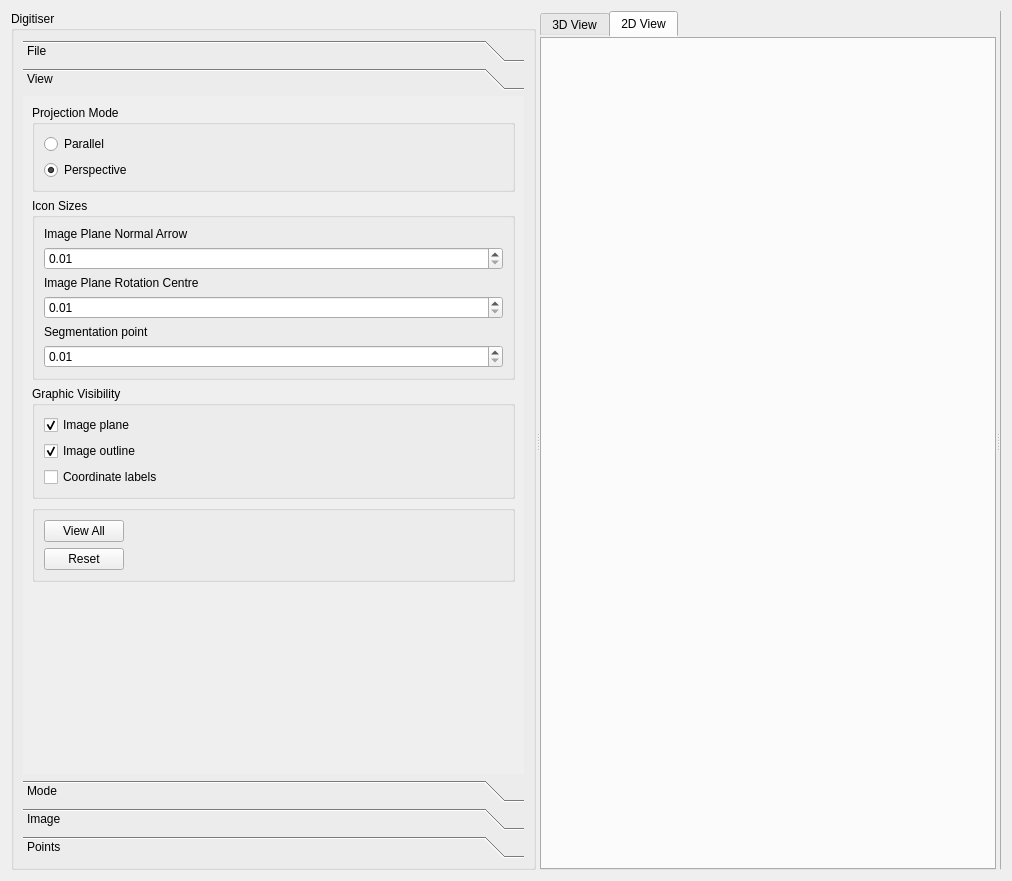
<?xml version="1.0" encoding="UTF-8"?>
<ui version="4.0">
 <class>SegmentationWidget</class>
 <widget class="QWidget" name="SegmentationWidget">
  <property name="geometry">
   <rect>
    <x>0</x>
    <y>0</y>
    <width>1012</width>
    <height>881</height>
   </rect>
  </property>
  <property name="windowTitle">
   <string>Form</string>
  </property>
  <layout class="QVBoxLayout" name="verticalLayout">
   <item>
    <widget class="QSplitter" name="splitterToolBox">
     <property name="orientation">
      <enum>Qt::Horizontal</enum>
     </property>
     <widget class="QGroupBox" name="groupBox">
      <property name="sizePolicy">
       <sizepolicy hsizetype="Minimum" vsizetype="Expanding">
        <horstretch>0</horstretch>
        <verstretch>0</verstretch>
       </sizepolicy>
      </property>
      <property name="minimumSize">
       <size>
        <width>0</width>
        <height>0</height>
       </size>
      </property>
      <property name="title">
       <string>Digitiser</string>
      </property>
      <layout class="QHBoxLayout" name="horizontalLayout">
       <item>
        <widget class="QToolBox" name="_toolBox">
         <property name="sizePolicy">
          <sizepolicy hsizetype="Preferred" vsizetype="Preferred">
           <horstretch>0</horstretch>
           <verstretch>0</verstretch>
          </sizepolicy>
         </property>
         <property name="currentIndex">
          <number>1</number>
         </property>
         <widget class="QWidget" name="file">
          <property name="geometry">
           <rect>
            <x>0</x>
            <y>0</y>
            <width>459</width>
            <height>691</height>
           </rect>
          </property>
          <property name="minimumSize">
           <size>
            <width>0</width>
            <height>0</height>
           </size>
          </property>
          <attribute name="label">
           <string>File</string>
          </attribute>
          <layout class="QVBoxLayout" name="verticalLayout_16">
           <item>
            <widget class="QGroupBox" name="groupBox_12">
             <property name="title">
              <string/>
             </property>
             <layout class="QGridLayout" name="gridLayout">
              <item row="0" column="0">
               <widget class="QPushButton" name="_pushButtonSave">
                <property name="toolTip">
                 <string>Serialize the current state</string>
                </property>
                <property name="text">
                 <string>Save</string>
                </property>
               </widget>
              </item>
              <item row="0" column="1">
               <spacer name="horizontalSpacer_2">
                <property name="orientation">
                 <enum>Qt::Horizontal</enum>
                </property>
                <property name="sizeHint" stdset="0">
                 <size>
                  <width>20</width>
                  <height>20</height>
                 </size>
                </property>
               </spacer>
              </item>
              <item row="1" column="0">
               <widget class="QPushButton" name="_pushButtonLoad">
                <property name="toolTip">
                 <string>Reinstate a previous state </string>
                </property>
                <property name="text">
                 <string>Load</string>
                </property>
               </widget>
              </item>
              <item row="2" column="0">
               <spacer name="verticalSpacer_6">
                <property name="orientation">
                 <enum>Qt::Vertical</enum>
                </property>
                <property name="sizeHint" stdset="0">
                 <size>
                  <width>20</width>
                  <height>31</height>
                 </size>
                </property>
               </spacer>
              </item>
              <item row="3" column="0">
               <widget class="QPushButton" name="doneButton">
                <property name="toolTip">
                 <string>Signal the end of this step to the workflow manager</string>
                </property>
                <property name="text">
                 <string>&amp;Done</string>
                </property>
               </widget>
              </item>
             </layout>
            </widget>
           </item>
           <item>
            <spacer name="verticalSpacer_4">
             <property name="orientation">
              <enum>Qt::Vertical</enum>
             </property>
             <property name="sizeHint" stdset="0">
              <size>
               <width>17</width>
               <height>527</height>
              </size>
             </property>
            </spacer>
           </item>
          </layout>
         </widget>
         <widget class="QWidget" name="view">
          <property name="geometry">
           <rect>
            <x>0</x>
            <y>0</y>
            <width>459</width>
            <height>691</height>
           </rect>
          </property>
          <attribute name="label">
           <string>View</string>
          </attribute>
          <layout class="QVBoxLayout" name="verticalLayout_3">
           <item>
            <widget class="QGroupBox" name="groupBox_3">
             <property name="sizePolicy">
              <sizepolicy hsizetype="Preferred" vsizetype="Preferred">
               <horstretch>0</horstretch>
               <verstretch>0</verstretch>
              </sizepolicy>
             </property>
             <property name="toolTip">
              <string>Set the view mode to projection or parallel</string>
             </property>
             <property name="title">
              <string>Projection Mode</string>
             </property>
             <layout class="QVBoxLayout" name="verticalLayout_9">
              <item>
               <widget class="QRadioButton" name="_radioButtonParallel">
                <property name="text">
                 <string>Parallel</string>
                </property>
               </widget>
              </item>
              <item>
               <widget class="QRadioButton" name="_radioButtonPerspective">
                <property name="text">
                 <string>Perspective                       </string>
                </property>
                <property name="checked">
                 <bool>true</bool>
                </property>
               </widget>
              </item>
             </layout>
            </widget>
           </item>
           <item>
            <widget class="QGroupBox" name="groupBox_6">
             <property name="toolTip">
              <string>Set the icon sizes for the graphics</string>
             </property>
             <property name="title">
              <string>Icon Sizes</string>
             </property>
             <layout class="QVBoxLayout" name="verticalLayout_6">
              <item>
               <widget class="QLabel" name="label_7">
                <property name="text">
                 <string>Image Plane Normal Arrow</string>
                </property>
               </widget>
              </item>
              <item>
               <widget class="QDoubleSpinBox" name="_doubleSpinBoxNormalArrow">
                <property name="sizePolicy">
                 <sizepolicy hsizetype="Minimum" vsizetype="Fixed">
                  <horstretch>0</horstretch>
                  <verstretch>0</verstretch>
                 </sizepolicy>
                </property>
                <property name="minimum">
                 <double>0.010000000000000</double>
                </property>
                <property name="maximum">
                 <double>9999999.990000000223517</double>
                </property>
               </widget>
              </item>
              <item>
               <widget class="QLabel" name="label_8">
                <property name="text">
                 <string>Image Plane Rotation Centre</string>
                </property>
               </widget>
              </item>
              <item>
               <widget class="QDoubleSpinBox" name="_doubleSpinBoxRotationCentre">
                <property name="sizePolicy">
                 <sizepolicy hsizetype="Minimum" vsizetype="Fixed">
                  <horstretch>0</horstretch>
                  <verstretch>0</verstretch>
                 </sizepolicy>
                </property>
                <property name="minimum">
                 <double>0.010000000000000</double>
                </property>
                <property name="maximum">
                 <double>999999.989999999990687</double>
                </property>
               </widget>
              </item>
              <item>
               <widget class="QLabel" name="label_9">
                <property name="text">
                 <string>Segmentation point</string>
                </property>
               </widget>
              </item>
              <item>
               <widget class="QDoubleSpinBox" name="_doubleSpinBoxSegmentationPoint">
                <property name="sizePolicy">
                 <sizepolicy hsizetype="Minimum" vsizetype="Fixed">
                  <horstretch>0</horstretch>
                  <verstretch>0</verstretch>
                 </sizepolicy>
                </property>
                <property name="minimum">
                 <double>0.010000000000000</double>
                </property>
                <property name="maximum">
                 <double>999999.989999999990687</double>
                </property>
               </widget>
              </item>
             </layout>
            </widget>
           </item>
           <item>
            <widget class="QGroupBox" name="groupBox_7">
             <property name="title">
              <string>Graphic Visibility</string>
             </property>
             <layout class="QVBoxLayout" name="verticalLayout_10">
              <item>
               <widget class="QCheckBox" name="_checkBoxImagePlane">
                <property name="text">
                 <string>Image plane</string>
                </property>
                <property name="checked">
                 <bool>true</bool>
                </property>
               </widget>
              </item>
              <item>
               <widget class="QCheckBox" name="_checkBoxImageOutline">
                <property name="text">
                 <string>Image outline</string>
                </property>
                <property name="checked">
                 <bool>true</bool>
                </property>
               </widget>
              </item>
              <item>
               <widget class="QCheckBox" name="_checkBoxCoordinateLabels">
                <property name="text">
                 <string>Coordinate labels</string>
                </property>
                <property name="checked">
                 <bool>false</bool>
                </property>
               </widget>
              </item>
             </layout>
            </widget>
           </item>
           <item>
            <widget class="QGroupBox" name="groupBox_9">
             <property name="title">
              <string/>
             </property>
             <layout class="QVBoxLayout" name="verticalLayout_5">
              <item>
               <layout class="QHBoxLayout" name="horizontalLayout_3">
                <item>
                 <widget class="QPushButton" name="_pushButtonViewAll">
                  <property name="text">
                   <string>View All</string>
                  </property>
                 </widget>
                </item>
                <item>
                 <spacer name="horizontalSpacer">
                  <property name="orientation">
                   <enum>Qt::Horizontal</enum>
                  </property>
                  <property name="sizeHint" stdset="0">
                   <size>
                    <width>40</width>
                    <height>20</height>
                   </size>
                  </property>
                 </spacer>
                </item>
               </layout>
              </item>
              <item>
               <layout class="QHBoxLayout" name="horizontalLayout_4">
                <item>
                 <widget class="QPushButton" name="_pushButtonReset">
                  <property name="text">
                   <string>Reset</string>
                  </property>
                 </widget>
                </item>
                <item>
                 <spacer name="horizontalSpacer_3">
                  <property name="orientation">
                   <enum>Qt::Horizontal</enum>
                  </property>
                  <property name="sizeHint" stdset="0">
                   <size>
                    <width>40</width>
                    <height>20</height>
                   </size>
                  </property>
                 </spacer>
                </item>
               </layout>
              </item>
             </layout>
            </widget>
           </item>
           <item>
            <spacer name="verticalSpacer_2">
             <property name="orientation">
              <enum>Qt::Vertical</enum>
             </property>
             <property name="sizeHint" stdset="0">
              <size>
               <width>20</width>
               <height>40</height>
              </size>
             </property>
            </spacer>
           </item>
          </layout>
         </widget>
         <widget class="QWidget" name="mode">
          <property name="geometry">
           <rect>
            <x>0</x>
            <y>0</y>
            <width>459</width>
            <height>691</height>
           </rect>
          </property>
          <attribute name="label">
           <string>Mode</string>
          </attribute>
          <layout class="QVBoxLayout" name="verticalLayout_4">
           <item>
            <widget class="QGroupBox" name="groupBox_2">
             <property name="toolTip">
              <string>Set the mode for the 3D view</string>
             </property>
             <property name="title">
              <string>View Mode 3D</string>
             </property>
             <layout class="QVBoxLayout" name="verticalLayout_2">
              <item>
               <widget class="QRadioButton" name="_radioButtonSegment">
                <property name="text">
                 <string>Segment</string>
                </property>
                <property name="checked">
                 <bool>true</bool>
                </property>
               </widget>
              </item>
              <item>
               <widget class="QRadioButton" name="_radioButtonMove">
                <property name="toolTip">
                 <string extracomment="Move the image plane along the image planes normal"/>
                </property>
                <property name="text">
                 <string>Move Image Plane</string>
                </property>
               </widget>
              </item>
              <item>
               <widget class="QRadioButton" name="_radioButtonRotate">
                <property name="toolTip">
                 <string extracomment="Rotate the plane about the current rotation point"/>
                </property>
                <property name="text">
                 <string>Rotate Image Plane</string>
                </property>
               </widget>
              </item>
             </layout>
            </widget>
           </item>
           <item>
            <widget class="QGroupBox" name="groupBox_8">
             <property name="title">
              <string>Create Mode</string>
             </property>
             <layout class="QVBoxLayout" name="verticalLayout_11">
              <item>
               <widget class="QCheckBox" name="_checkBoxStreamingCreate">
                <property name="toolTip">
                 <string>Add nodes in streaming mode </string>
                </property>
                <property name="text">
                 <string>Streaming</string>
                </property>
               </widget>
              </item>
             </layout>
            </widget>
           </item>
           <item>
            <spacer name="verticalSpacer">
             <property name="orientation">
              <enum>Qt::Vertical</enum>
             </property>
             <property name="sizeHint" stdset="0">
              <size>
               <width>20</width>
               <height>40</height>
              </size>
             </property>
            </spacer>
           </item>
          </layout>
         </widget>
         <widget class="QWidget" name="image">
          <property name="geometry">
           <rect>
            <x>0</x>
            <y>0</y>
            <width>459</width>
            <height>691</height>
           </rect>
          </property>
          <attribute name="label">
           <string>Image</string>
          </attribute>
          <layout class="QVBoxLayout" name="verticalLayout_8">
           <item>
            <widget class="QGroupBox" name="groupBox_4">
             <property name="title">
              <string>Properties</string>
             </property>
             <layout class="QFormLayout" name="formLayout_2">
              <item row="0" column="0">
               <widget class="QLabel" name="label">
                <property name="text">
                 <string>Width : </string>
                </property>
               </widget>
              </item>
              <item row="0" column="1">
               <widget class="QLabel" name="_labelmageWidth">
                <property name="text">
                 <string/>
                </property>
                <property name="alignment">
                 <set>Qt::AlignRight|Qt::AlignTrailing|Qt::AlignVCenter</set>
                </property>
               </widget>
              </item>
              <item row="1" column="0">
               <widget class="QLabel" name="label_2">
                <property name="text">
                 <string>Height : </string>
                </property>
               </widget>
              </item>
              <item row="1" column="1">
               <widget class="QLabel" name="_labelmageHeight">
                <property name="text">
                 <string/>
                </property>
                <property name="alignment">
                 <set>Qt::AlignRight|Qt::AlignTrailing|Qt::AlignVCenter</set>
                </property>
               </widget>
              </item>
              <item row="2" column="0">
               <widget class="QLabel" name="label_3">
                <property name="text">
                 <string>Depth : </string>
                </property>
               </widget>
              </item>
              <item row="2" column="1">
               <widget class="QLabel" name="_labelmageDepth">
                <property name="text">
                 <string/>
                </property>
                <property name="alignment">
                 <set>Qt::AlignRight|Qt::AlignTrailing|Qt::AlignVCenter</set>
                </property>
               </widget>
              </item>
             </layout>
            </widget>
           </item>
           <item>
            <widget class="QGroupBox" name="groupBox_5">
             <property name="title">
              <string>Scale</string>
             </property>
             <layout class="QFormLayout" name="formLayout">
              <item row="0" column="0">
               <widget class="QLabel" name="label_4">
                <property name="text">
                 <string>Width : </string>
                </property>
               </widget>
              </item>
              <item row="0" column="1">
               <widget class="QLineEdit" name="_lineEditWidthScale">
                <property name="sizePolicy">
                 <sizepolicy hsizetype="Preferred" vsizetype="Fixed">
                  <horstretch>0</horstretch>
                  <verstretch>0</verstretch>
                 </sizepolicy>
                </property>
                <property name="toolTip">
                 <string>Set the width scale</string>
                </property>
                <property name="text">
                 <string>1.0</string>
                </property>
                <property name="alignment">
                 <set>Qt::AlignRight|Qt::AlignTrailing|Qt::AlignVCenter</set>
                </property>
               </widget>
              </item>
              <item row="1" column="0">
               <widget class="QLabel" name="label_5">
                <property name="sizePolicy">
                 <sizepolicy hsizetype="Minimum" vsizetype="Preferred">
                  <horstretch>0</horstretch>
                  <verstretch>0</verstretch>
                 </sizepolicy>
                </property>
                <property name="text">
                 <string>Height : </string>
                </property>
               </widget>
              </item>
              <item row="1" column="1">
               <widget class="QLineEdit" name="_lineEditHeightScale">
                <property name="sizePolicy">
                 <sizepolicy hsizetype="Preferred" vsizetype="Fixed">
                  <horstretch>0</horstretch>
                  <verstretch>0</verstretch>
                 </sizepolicy>
                </property>
                <property name="toolTip">
                 <string>Set the height scale</string>
                </property>
                <property name="text">
                 <string>1.0</string>
                </property>
                <property name="alignment">
                 <set>Qt::AlignRight|Qt::AlignTrailing|Qt::AlignVCenter</set>
                </property>
               </widget>
              </item>
              <item row="2" column="0">
               <widget class="QLabel" name="label_6">
                <property name="sizePolicy">
                 <sizepolicy hsizetype="Minimum" vsizetype="Preferred">
                  <horstretch>0</horstretch>
                  <verstretch>0</verstretch>
                 </sizepolicy>
                </property>
                <property name="text">
                 <string>Depth : </string>
                </property>
               </widget>
              </item>
              <item row="2" column="1">
               <widget class="QLineEdit" name="_lineEditDepthScale">
                <property name="sizePolicy">
                 <sizepolicy hsizetype="Preferred" vsizetype="Fixed">
                  <horstretch>0</horstretch>
                  <verstretch>0</verstretch>
                 </sizepolicy>
                </property>
                <property name="toolTip">
                 <string>Set the depth scale</string>
                </property>
                <property name="text">
                 <string>1.0</string>
                </property>
                <property name="alignment">
                 <set>Qt::AlignRight|Qt::AlignTrailing|Qt::AlignVCenter</set>
                </property>
               </widget>
              </item>
             </layout>
            </widget>
           </item>
           <item>
            <spacer name="verticalSpacer_3">
             <property name="orientation">
              <enum>Qt::Vertical</enum>
             </property>
             <property name="sizeHint" stdset="0">
              <size>
               <width>20</width>
               <height>40</height>
              </size>
             </property>
            </spacer>
           </item>
          </layout>
         </widget>
         <widget class="QWidget" name="points">
          <attribute name="label">
           <string>Points</string>
          </attribute>
          <layout class="QVBoxLayout" name="verticalLayout_15">
           <item>
            <widget class="QGroupBox" name="groupBox_10">
             <property name="title">
              <string>Push/Pull</string>
             </property>
             <layout class="QVBoxLayout" name="verticalLayout_7">
              <item>
               <layout class="QHBoxLayout" name="horizontalLayout_2">
                <item>
                 <widget class="QLabel" name="label_10">
                  <property name="text">
                   <string>Depth:</string>
                  </property>
                 </widget>
                </item>
                <item>
                 <widget class="QDoubleSpinBox" name="doubleSpinBox">
                  <property name="toolTip">
                   <string>Set the depth for pushing/pulling segmentation points down/up a layer</string>
                  </property>
                  <property name="value">
                   <double>1.000000000000000</double>
                  </property>
                 </widget>
                </item>
               </layout>
              </item>
              <item>
               <widget class="QRadioButton" name="radioButton">
                <property name="toolTip">
                 <string>Set the direction of the push/pull tool to down</string>
                </property>
                <property name="text">
                 <string>Push down</string>
                </property>
                <property name="checked">
                 <bool>true</bool>
                </property>
               </widget>
              </item>
              <item>
               <widget class="QRadioButton" name="radioButton_2">
                <property name="toolTip">
                 <string>Set the direction of the push/pull tool to up</string>
                </property>
                <property name="text">
                 <string>Pull up</string>
                </property>
               </widget>
              </item>
             </layout>
            </widget>
           </item>
           <item>
            <widget class="QGroupBox" name="groupBox_11">
             <property name="title">
              <string>Edit</string>
             </property>
             <layout class="QVBoxLayout" name="verticalLayout_14">
              <item>
               <layout class="QHBoxLayout" name="horizontalLayout_5">
                <item>
                 <widget class="QPushButton" name="_pushButtonDelete">
                  <property name="toolTip">
                   <string>Remove selected segmentation points</string>
                  </property>
                  <property name="text">
                   <string>Delete</string>
                  </property>
                 </widget>
                </item>
                <item>
                 <spacer name="horizontalSpacer_4">
                  <property name="orientation">
                   <enum>Qt::Horizontal</enum>
                  </property>
                  <property name="sizeHint" stdset="0">
                   <size>
                    <width>40</width>
                    <height>20</height>
                   </size>
                  </property>
                 </spacer>
                </item>
               </layout>
              </item>
             </layout>
            </widget>
           </item>
           <item>
            <spacer name="verticalSpacer_5">
             <property name="orientation">
              <enum>Qt::Vertical</enum>
             </property>
             <property name="sizeHint" stdset="0">
              <size>
               <width>20</width>
               <height>40</height>
              </size>
             </property>
            </spacer>
           </item>
          </layout>
         </widget>
        </widget>
       </item>
      </layout>
     </widget>
     <widget class="QSplitter" name="splitterSceneviewers">
      <property name="orientation">
       <enum>Qt::Horizontal</enum>
      </property>
      <widget class="SegmentationTabWidget" name="_tabWidget1">
       <property name="sizePolicy">
        <sizepolicy hsizetype="Expanding" vsizetype="Expanding">
         <horstretch>2</horstretch>
         <verstretch>0</verstretch>
        </sizepolicy>
       </property>
       <property name="styleSheet">
        <string notr="true">border-right: 10 px blue</string>
       </property>
       <property name="currentIndex">
        <number>1</number>
       </property>
       <property name="movable">
        <bool>false</bool>
       </property>
       <widget class="QWidget" name="tab3d">
        <property name="sizePolicy">
         <sizepolicy hsizetype="Preferred" vsizetype="Preferred">
          <horstretch>0</horstretch>
          <verstretch>0</verstretch>
         </sizepolicy>
        </property>
        <attribute name="title">
         <string>3D View</string>
        </attribute>
        <layout class="QVBoxLayout" name="verticalLayoutTab3d">
         <item>
          <widget class="QWidget" name="_toolbarwidget3d" native="true"/>
         </item>
         <item>
          <widget class="QWidget" name="widget_1" native="true">
           <property name="sizePolicy">
            <sizepolicy hsizetype="Preferred" vsizetype="Preferred">
             <horstretch>0</horstretch>
             <verstretch>0</verstretch>
            </sizepolicy>
           </property>
           <layout class="QHBoxLayout" name="horizontalLayout_10">
            <property name="spacing">
             <number>0</number>
            </property>
            <property name="leftMargin">
             <number>0</number>
            </property>
            <property name="topMargin">
             <number>0</number>
            </property>
            <property name="rightMargin">
             <number>0</number>
            </property>
            <property name="bottomMargin">
             <number>0</number>
            </property>
            <item>
             <widget class="SceneviewerWidget3D" name="_sceneviewer3d" native="true">
              <property name="sizePolicy">
               <sizepolicy hsizetype="Preferred" vsizetype="Preferred">
                <horstretch>0</horstretch>
                <verstretch>1</verstretch>
               </sizepolicy>
              </property>
              <property name="minimumSize">
               <size>
                <width>100</width>
                <height>200</height>
               </size>
              </property>
             </widget>
            </item>
           </layout>
          </widget>
         </item>
        </layout>
       </widget>
       <widget class="QWidget" name="tab2d">
        <property name="sizePolicy">
         <sizepolicy hsizetype="Preferred" vsizetype="Preferred">
          <horstretch>0</horstretch>
          <verstretch>0</verstretch>
         </sizepolicy>
        </property>
        <attribute name="title">
         <string>2D View</string>
        </attribute>
        <layout class="QVBoxLayout" name="verticalLayout_13">
         <item>
          <widget class="QWidget" name="_toolbarwidget2d" native="true"/>
         </item>
         <item>
          <widget class="QWidget" name="widget_2" native="true">
           <layout class="QVBoxLayout" name="verticalLayout_12">
            <property name="spacing">
             <number>0</number>
            </property>
            <property name="leftMargin">
             <number>0</number>
            </property>
            <property name="topMargin">
             <number>0</number>
            </property>
            <property name="rightMargin">
             <number>0</number>
            </property>
            <property name="bottomMargin">
             <number>0</number>
            </property>
            <item>
             <widget class="SceneviewerWidget2D" name="_sceneviewer2d" native="true">
              <property name="sizePolicy">
               <sizepolicy hsizetype="Preferred" vsizetype="Preferred">
                <horstretch>0</horstretch>
                <verstretch>0</verstretch>
               </sizepolicy>
              </property>
              <property name="minimumSize">
               <size>
                <width>100</width>
                <height>200</height>
               </size>
              </property>
             </widget>
            </item>
           </layout>
          </widget>
         </item>
        </layout>
       </widget>
      </widget>
      <widget class="SegmentationTabWidget" name="_tabWidgetRightDropTarget">
       <property name="sizePolicy">
        <sizepolicy hsizetype="Expanding" vsizetype="Expanding">
         <horstretch>4</horstretch>
         <verstretch>0</verstretch>
        </sizepolicy>
       </property>
       <property name="minimumSize">
        <size>
         <width>0</width>
         <height>0</height>
        </size>
       </property>
       <property name="maximumSize">
        <size>
         <width>1</width>
         <height>16777215</height>
        </size>
       </property>
      </widget>
     </widget>
    </widget>
   </item>
  </layout>
 </widget>
 <customwidgets>
  <customwidget>
   <class>SceneviewerWidget2D</class>
   <extends>QWidget</extends>
   <header>segmentationstep/widgets/sceneviewerwidget2d.h</header>
   <container>1</container>
  </customwidget>
  <customwidget>
   <class>SegmentationTabWidget</class>
   <extends>QTabWidget</extends>
   <header>segmentationstep/widgets/segmentationtabwidget.h</header>
   <container>1</container>
  </customwidget>
  <customwidget>
   <class>SceneviewerWidget3D</class>
   <extends>QWidget</extends>
   <header>segmentationstep/widgets/sceneviewerwidget3d.h</header>
   <container>1</container>
  </customwidget>
 </customwidgets>
 <resources>
  <include location="resources.qrc"/>
 </resources>
 <connections/>
</ui>
